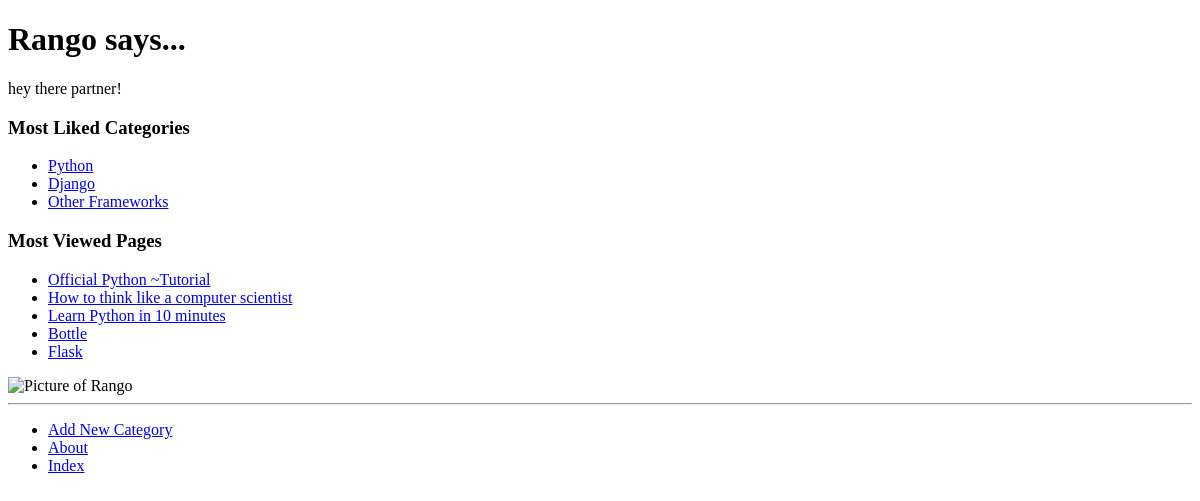
The app's page /, older data.
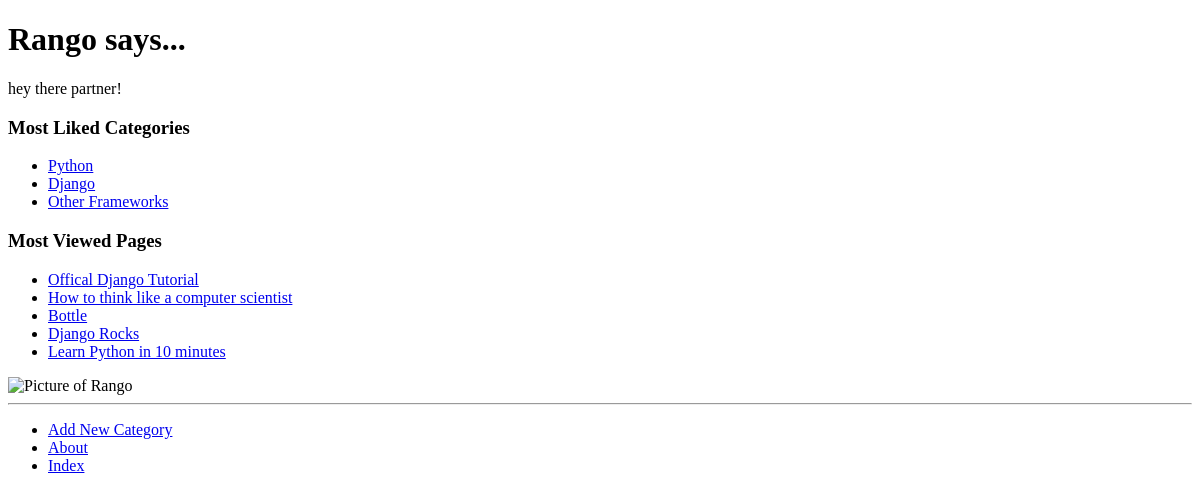
The same page, newer data.
### rango/models.py (models this page shows, shortened)
class Category(models.Model):
    name = models.CharField(max_length=128, unique=True)
    views = models.IntegerField(default =0)
    likes = models.IntegerField(default =0)
    slug = models.SlugField(unique=True)
    class Meta:
        verbose_name_plural = 'categories'

class Page(models.Model):
    category = models.ForeignKey(Category)
    title = models.CharField(max_length=128)
    url = models.URLField()
    views = models.IntegerField(default=0)

### rango/views.py (the view)
# urls.py: url(r'^$', views.index, name='index'),
def index(request):
    category_list = Category.objects.order_by('-likes')[:5]
    page_list = Page.objects.order_by('-views')[:5]
    context_dict = {'categories':category_list, 'pages':page_list}
    return render(request, 'rango/index.html', context_dict)

### templates/rango/index.html (shortened to what this page needs)
{% extends 'rango/base.html' %}
{% load staticfiles %}
{% block body_block %}
	<div>
	<h1>Rango says...</h1>
		hey there partner!
	</div>
	<h3>Most Liked Categories</h3>
	<div>
		{% if categories %}
		<ul>
			{% for category in categories %}
				<li>
				<a href = "{% url 'show_category' category.slug %}">{{ category.name }}</a>
				</li>
			{% endfor %}
		</ul>
		{% else %}
			<strong>There are no categories present. </strong>
		{% endif %}
	</div>
	<h3>Most Viewed Pages </h3>
	<div>
		{% if pages %}
		<ul>
			{% for page in pages %}
				<li>
				<a href="{{ page.url }}">{{ page.title }}</a>
				</li>
			{% endfor %}
		</ul>
		{% else %}
			<strong>There are no pages present. </strong>
		{% endif %}
	</div>
	<div>
		<img src="{% static "images/rango.jpg " %}"
			alt="Picture of Rango" />
	</div>
{% endblock %}

Row changes from the older to the newer data that the page shows:
no longer on this page (row edited): Page: title "Official Python ~Tutorial"
no longer on this page (row edited): Page: title "Flask"
now on this page (row edited): Page: title "Offical Django Tutorial"
changed Page "Bottle": moves up the list
now on this page (row edited): Page: title "Django Rocks"
